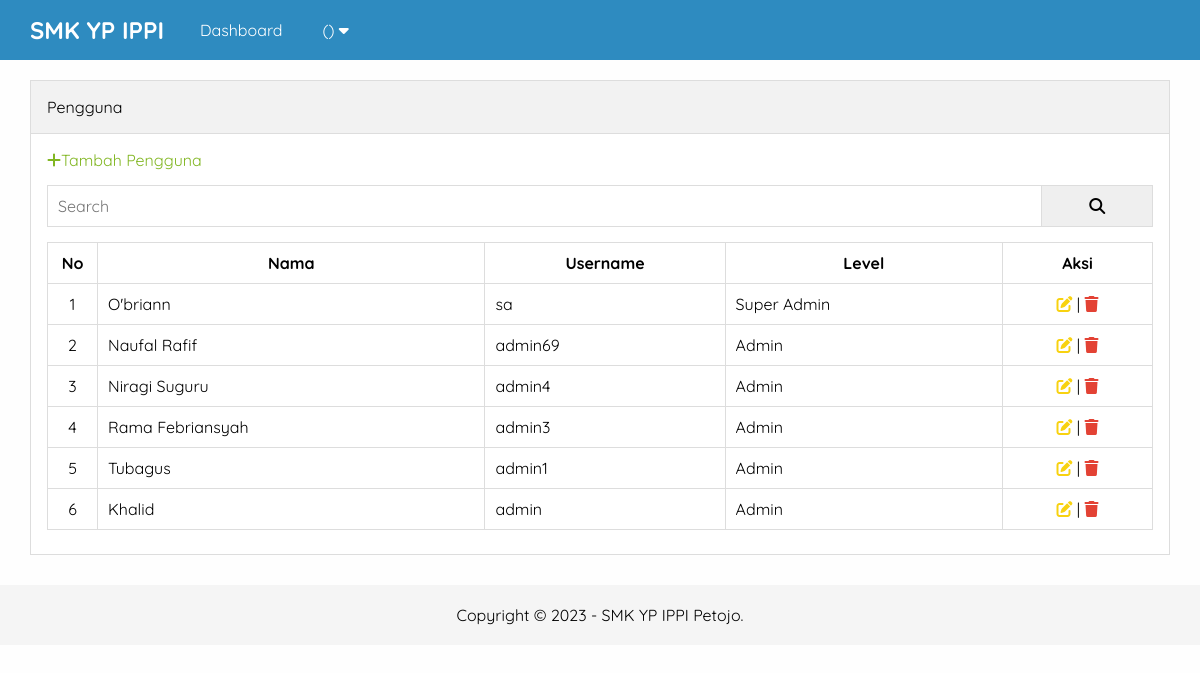
Screenshot of /admin/pengguna.php with the database file from the repository.
### tables this page shows
CREATE TABLE `pengaturan` (
  `id` int(11) NOT NULL,
  `nama` varchar(50) NOT NULL,
  `email` varchar(50) NOT NULL,
  `telepon` varchar(20) NOT NULL,
  `alamat` text NOT NULL,
  `logo` varchar(50) NOT NULL,
  `favicon` varchar(50) NOT NULL,
  `tentang_sekolah` text NOT NULL,
  `foto_sekolah` varchar(50) NOT NULL,
  `google_maps` text NOT NULL,
  `nama_kepsek` varchar(50) NOT NULL,
  `foto_kepsek` varchar(50) NOT NULL,
  `sambutan_kepsek` text NOT NULL,
  `created_at` timestamp NOT NULL DEFAULT current_timestamp(),
  `updated_at` datetime DEFAULT NULL
);

CREATE TABLE `pengguna` (
  `id` int(11) NOT NULL,
  `nama` varchar(30) NOT NULL,
  `username` varchar(30) NOT NULL,
  `password` varchar(50) NOT NULL,
  `level` enum('Super Admin','Admin') NOT NULL,
  `created_at` timestamp NOT NULL DEFAULT current_timestamp(),
  `updated_at` datetime DEFAULT NULL
);

### admin/pengguna.php (the view, shortened to what this page needs)
<?php include 'header.php' ?>
    <div class="content">
         <div class="container">
            <div class="box">
                <div class="box-header">
                    Pengguna
                </div>
                <div class="box-body">
                    <a href="tambah-pengguna.php" class="text-green"><i class="fa fa-plus"></i>Tambah Pengguna</a>
                    <form action="">
                        <div class="input-group">
                            <input type="text" name="key" placeholder="Search">
                            <button type="submit"><i class="fa fa-search"></i></button>
                        </div>
                    </form>
                    <table class="table">
                        <thead>
                            <tr>
                                <th>No</th>
                                <th>Nama</th>
                                <th>Username</th>
                                <th>Level</th>
                                <th>Aksi</th>
                            </tr>
                        </thead>
                        <tbody>
                            <?php
                            $no = 1;
                                $where = " WHERE 1=1 ";
                                $pengguna = mysqli_query($conn, "SELECT * FROM pengguna $where ORDER BY id DESC");
                                if(mysqli_num_rows($pengguna) > 0) {
                                    while($p = mysqli_fetch_array($pengguna)) {
                            ?>
                            <tr>
                                <td><?= $no++ ?></td>
                                <td><?= $p['nama'] ?></td>
                                <td><?= $p['username'] ?></td>
                                <td><?= $p['level'] ?></td>
                                <td>
                                    <a href="edit-pengguna.php?id=<?= $p['id'] ?>" title="Edit Data" class="text-yellow"><i class="fa fa-edit"></i></a> |
                                    <a href="hapus.php?idpengguna=<?= $p['id'] ?>" onclick="return confirm('Yakin ingin hapus ?')" title="Hapus Data" class="text-red"><i class="fa fa-trash"></i></a>
                                </td>
                            </tr>
                            <?php }}else{ ?>
                                <tr>
                                    <td colspan="5">Data tidak ada</td>
                                </tr>
                            <?php } ?>
                        </tbody>
                    </table>
                </div>
            </div>
         </div>
    </div>
    <?php include 'footer.php' ?>

### admin/header.php (shortened to what this page needs)
<?php
   include '../koneksi.php';
   $identitas = mysqli_query($conn, "SELECT * FROM pengaturan ORDER BY ID DESC LIMIT 1");
   $d = mysqli_fetch_object($identitas);
?>
<!DOCTYPE html>
<html lang="en">
<head>
    <link rel="stylesheet" type="text/css" href="../assets/css/style.css">
    <link rel="stylesheet" href="https://cdnjs.cloudflare.com/ajax/libs/font-awesome/6.4.2/css/all.min.css"
 />
<body class="bg-light">
    <div class="navbar">
        <div class="container">
            <h2 class="nav-brand float-left"><a href="index.php"><?= $d->nama ?></a></h2>
            <ul class="nav-menu">
                <li><a href="index.php">Dashboard</a></li>
                <li>
                    <a href="#"><?= $_SESSION['uname'] ?> (<?= $_SESSION['ulevel'] ?>) <i class="fa fa-caret-down"></i></a>
                </li>
            </ul>
        </div>
    </div>

### admin/footer.php
    <div class="footer">
        <div class="container text-center">
            Copyright &copy; 2023 - <?= $d->nama ?> Petojo.
        </div>
    </div>
</body>
</html>

### assets/css/style.css (style rules this page uses)
* { margin: 0; padding: 0; font-family: 'Quicksand', sans-serif; box-sizing: border-box; }
a { text-decoration: none; }
.float-left { float: left; }
.container { width: 1140px; margin: 0 auto ; }
.container:after { content: ""; display: block; clear: both; }
.bg-light { background-color: #fefefe; }
.box { border: 1px #ddd; background-color: #ffff; }
.box-header { border: 1px solid #ddd; padding: 16px; border-bottom:1px solid #ddd; background-color: #f2f2f2; }
.box-body { border-bottom: 1px solid #ddd; border-left: 1px solid #ddd; border-right: 1px solid #ddd; padding: 16px; }
form { margin: 15px 0; }
.text-center { text-align: center !important; }
.navbar { height: 60px; width: 100%; background-color: #2E8BC0; position: fixed; top: 0; z-index: 1000; }
.navbar a { color: #fff; }
.nav-brand { display: inline-block; padding: 15px 0; margin-right: 16px; }
.nav-menu { display: flex; list-style: none; }
.nav-menu li a { padding: 20px; display: inline-block; }
.content { padding: 80px 0 30px 0; }
.footer { padding: 20px 0; }
.table { width: 100%; border-collapse: collapse; margin: 8px 0; }
.table th, .table td { border: 1px solid #ddd; padding: 10px; }
.table td:first-child { width: 50px; text-align: center; }
.table td:last-child { width: 150px; text-align: center; }
.text-red { color: #E34234; }
.text-yellow { color: #F8D210; }
.text-green { color: #81B622; }
.input-group:after { content: ""; clear: both; display: block; }
.input-group input[type="text"] { width: 90%; padding: 10px; font-size: 16px; float: left; border: 1px solid #ddd; }
.input-group button { width: 10%; padding: 10px; font-size: 16px; float: left; border: 1px solid #ddd; border-left: none; }
.footer { background-color: #f5f5f5; }

### rows the page displays
pengaturan: nama "SMK YP IPPI"
pengguna: nama "O'briann", username "sa", level "Super Admin"
pengguna: nama "Naufal Rafif", username "admin69", level "Admin"
pengguna: nama "Niragi Suguru", username "admin4", level "Admin"
pengguna: nama "Rama Febriansyah", username "admin3", level "Admin"
pengguna: nama "Tubagus", username "admin1", level "Admin"
pengguna: nama "Khalid", username "admin", level "Admin"
